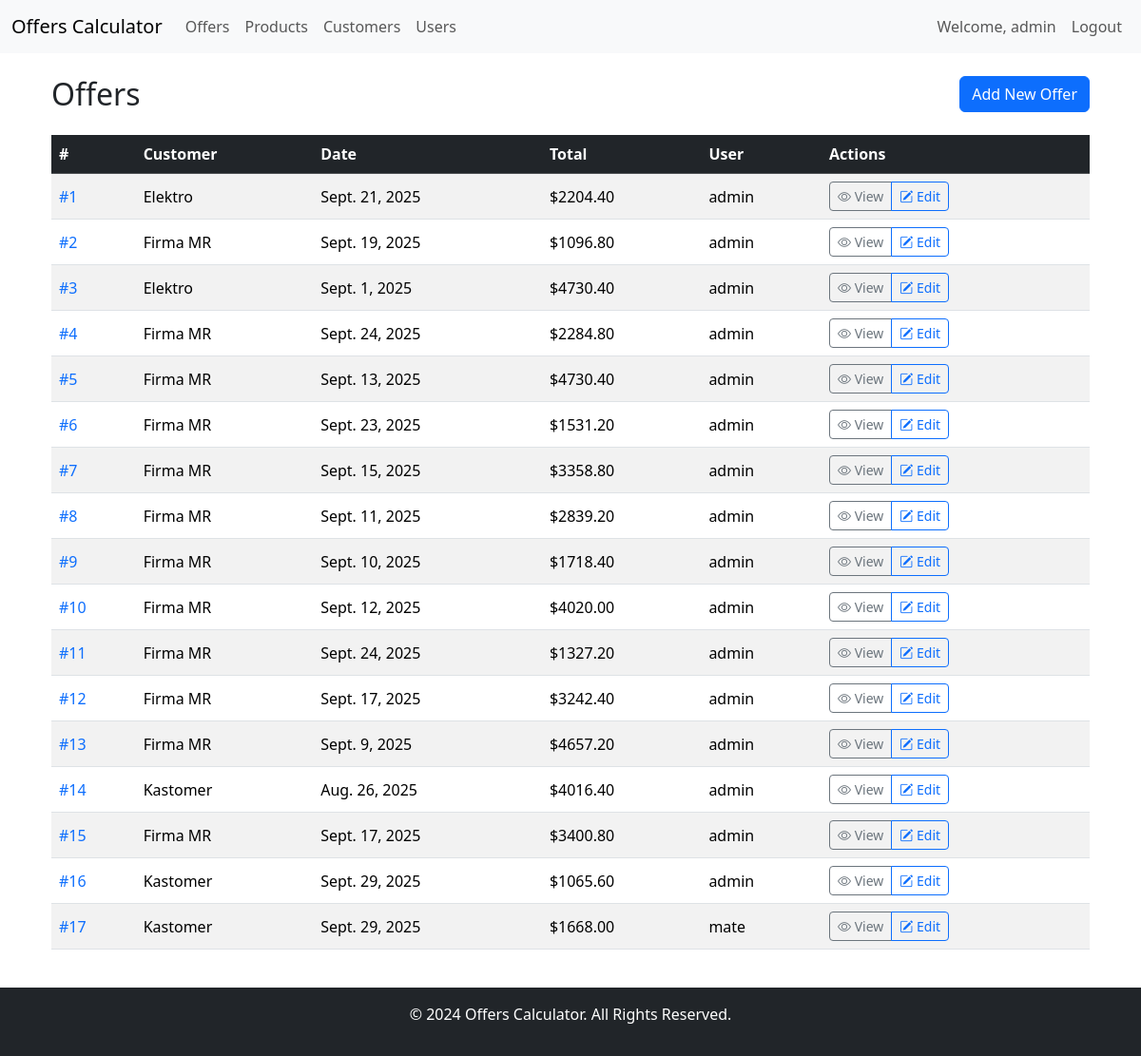
Screenshot of /offers/ (signed in) with the database file from the repository.
### offers/models.py (models this page shows, shortened)
class Offer(models.Model):
    user = models.ForeignKey(User, on_delete=models.CASCADE, default=1)  # ForeignKey to Django's built-in User model
    customer = models.ForeignKey(Customer, on_delete=models.CASCADE)  # ForeignKey to Customer # Django's built-in User model
    date = models.DateField()  # Date of the offer
    sub_total = models.DecimalField(max_digits=10, decimal_places=2)  # Subtotal amount
    tax = models.DecimalField(max_digits=10, decimal_places=2)  # Tax amount
    total = models.DecimalField(max_digits=10, decimal_places=2)  # Total amount
    items = models.ManyToManyField(Product, through='OfferItem')  # Many-to-Many relationship with Product

### customers/models.py (models this page shows, shortened)
class Customer(models.Model):
    name = models.CharField(max_length=100)
    vat_id = models.CharField(max_length=11, validators=[RegexValidator(regex=r'^\d{11}$', message='OIB mora sadrzavti tocno 11 znamenki.')])  #
    street = models.CharField(max_length=100)
    city = models.CharField(max_length=100)
    country = models.CharField(max_length=100)

### offers/views.py (the view, shortened to what this page needs)
# urls.py: path('', views.offer_list, name='offer_list'),                # List all offers
@login_required
@require_http_methods(["GET"])
def offer_list(request):
    offers = Offer.objects.all()
    return render(request,
                  'offers/offer_list.html',
                  {'offers': offers})

### templates/offers/offer_list.html (shortened to what this page needs)
{% extends "base.html" %}
{% block content %}
<div class="container">
    <div class="row my-4 align-items-center">
        <div class="col-md-6">
            <h2 class="mb-0">Offers</h2>
        </div>
        <div class="col-md-6 text-end">
            <a href="{% url 'offer_create' %}" class="btn btn-primary">Add New Offer</a>
        </div>
    </div>
    <div class="row">
        <div class="col">
            <table class="table table-striped table-hover align-middle">
                <thead class="table-dark">
                    <tr>
                        <th scope="col">#</th>
                        <th scope="col">Customer</th>
                        <th scope="col">Date</th>
                        <th scope="col">Total</th>
                        <th scope="col">User</th>
                        <th scope="col">Actions</th>
                    </tr>
                </thead>
                <tbody>
                    {% for offer in offers %}
                    <tr>
                        <td><a href="{% url 'offer_detail' offer.id %}" class="text-decoration-none">#{{ offer.id }}</a></td>
                        <td>{{ offer.customer.name }}</td>
                        <td>{{ offer.date }}</td>
                        <td>${{ offer.total }}</td>
                        <td>{{ offer.user.username }}</td>
                        <td>
                            <div class="btn-group" role="group">
                                <a href="{% url 'offer_detail' offer.id %}" class="btn btn-sm btn-outline-secondary">
                                    <i class="bi bi-eye"></i> View
                                </a>
                                <a href="{% url 'offer_edit' offer.id %}" class="btn btn-sm btn-outline-primary">
                                    <i class="bi bi-pencil-square"></i> Edit
                                </a>
                            </div>
                        </td>
                    </tr>
                    {% endfor %}
                </tbody>
            </table>
        </div>
    </div>
</div>
{% endblock %}

### templates/base.html (shortened to what this page needs)
<!DOCTYPE html>
<html lang="en">
<head>
    {% load static %}
    <link href="https://cdn.jsdelivr.net/npm/bootstrap@5.3.3/dist/css/bootstrap.min.css"
          rel="stylesheet"
>
    <link href="https://cdn.jsdelivr.net/npm/bootstrap-icons/font/bootstrap-icons.css"
          rel="stylesheet">
    <link rel="stylesheet" href="{% static 'css/style.css' %}">
</head>
<body>
    <nav class="navbar navbar-expand-lg bg-body-tertiary">
        <div class="container-fluid">
            <a class="navbar-brand" href="{% url 'offer_list' %}">Offers Calculator</a>
            <div class="collapse navbar-collapse" id="navbarSupportedContent">
                <ul class="navbar-nav me-auto mb-2 mb-lg-0">
                    <li class="nav-item">
                        <a class="nav-link" href="{% url 'offer_list' %}">Offers</a>
                    </li>
                    <li class="nav-item">
                        <a class="nav-link" href="{% url 'product_list' %}">Products</a>
                    </li>
                    <li class="nav-item">
                        <a class="nav-link" href="{% url 'customer_list' %}">Customers</a>
                    </li>
                    <li class="nav-item">
                        <a class="nav-link" href="{% url 'user_list' %}">Users</a>
                    </li>
                </ul>
                <ul class="navbar-nav ms-auto">
                    {% if user.is_authenticated %}
                        <li class="nav-item">
                            <span class="nav-link">Welcome, {{ user.username }}</span>
                        </li>
                        <li class="nav-item">
                            <a class="nav-link" href="{% url 'user_logout' %}">Logout</a>
                        </li>
                    {% else %}
                        <li class="nav-item">
                            <a class="nav-link" href="{% url 'user_login' %}">Login</a>
                        </li>
                    {% endif %}
                </ul>
            </div>
        </div>
    </nav>
    <main class="container my-4">
        {% block content %}{% endblock %}
    </main>
    <footer class="bg-dark text-white text-center py-3">
        <p>&copy; 2024 Offers Calculator. All Rights Reserved.</p>
    </footer>
</body>
</html>

### rows the page displays
Offer: id "1", customer.name "Elektro", date "Sept. 21, 2025", total "2204.40", user.username "admin"
Offer: id "2", customer.name "Firma MR", date "Sept. 19, 2025", total "1096.80", user.username "admin"
Offer: id "3", customer.name "Elektro", date "Sept. 1, 2025", total "4730.40", user.username "admin"
Offer: id "4", customer.name "Firma MR", date "Sept. 24, 2025", total "2284.80", user.username "admin"
Offer: id "5", customer.name "Firma MR", date "Sept. 13, 2025", total "4730.40", user.username "admin"
Offer: id "6", customer.name "Firma MR", date "Sept. 23, 2025", total "1531.20", user.username "admin"
Offer: id "7", customer.name "Firma MR", date "Sept. 15, 2025", total "3358.80", user.username "admin"
Offer: id "8", customer.name "Firma MR", date "Sept. 11, 2025", total "2839.20", user.username "admin"
Offer: id "9", customer.name "Firma MR", date "Sept. 10, 2025", total "1718.40", user.username "admin"
Offer: id "10", customer.name "Firma MR", date "Sept. 12, 2025", total "4020.00", user.username "admin"
Offer: id "11", customer.name "Firma MR", date "Sept. 24, 2025", total "1327.20", user.username "admin"
Offer: id "12", customer.name "Firma MR", date "Sept. 17, 2025", total "3242.40", user.username "admin"
Offer: id "13", customer.name "Firma MR", date "Sept. 9, 2025", total "4657.20", user.username "admin"
Offer: id "14", customer.name "Kastomer", date "Aug. 26, 2025", total "4016.40", user.username "admin"
Offer: id "15", customer.name "Firma MR", date "Sept. 17, 2025", total "3400.80", user.username "admin"
Offer: id "16", customer.name "Kastomer", date "Sept. 29, 2025", total "1065.60", user.username "admin"
Offer: id "17", customer.name "Kastomer", date "Sept. 29, 2025", total "1668.00", user.username "mate"

### other values shown
{{ user.username }} "admin"
